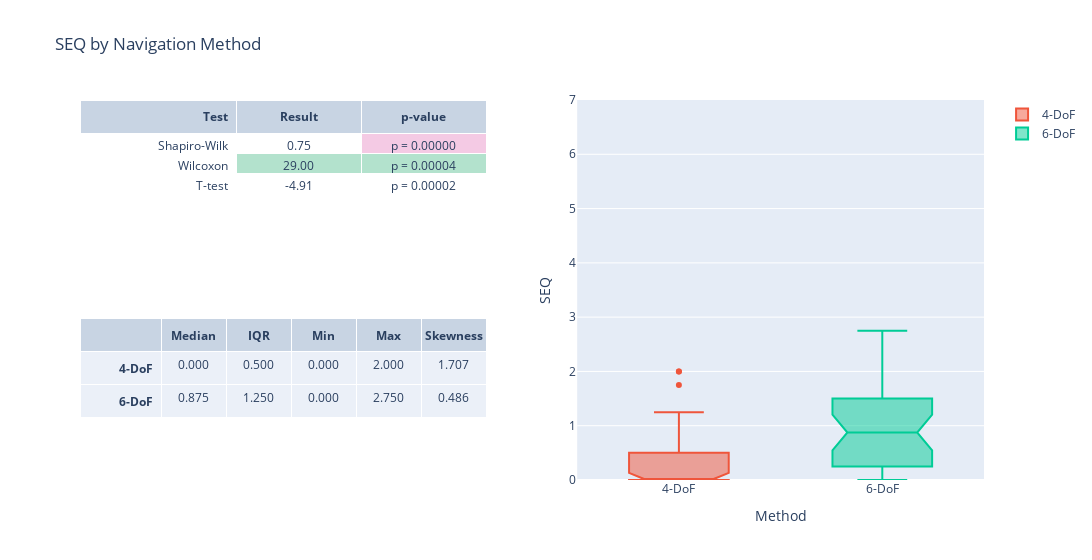

The cell this chart's notebook holds for it:
### Code cell
stats_table = go.Table(columnwidth=[5,4,4,4,4])
stats_table.header = dict(
    values=summary_header, 
    align = ['right', 'center'],)
stats_table.cells = dict(
        values=summary_values,
        align = ['right', 'center'],
        format=["", ".3f"],
        )

results_table = go.Table(columnwidth=[5,4,4])
results_table.header = dict(
    values= results_header, 
    align = ['right', 'center'],)
results_table.cells = dict(
        values=results_values,
        align = ['right', 'center'],
        format=["", ".2f", ".5f"],
        fill_color=fill_color,
        prefix=results_prefix,
        )

seq_fig = make_subplots(
    rows=2, cols=2,
    shared_xaxes=False,
    specs=[
        [{"type": "table"}, {"type": "box", "rowspan": 2}],
        [{"type": "table"}, None]
    ])

seq_fig.add_trace(stats_table, row=2, col=1)
seq_fig.add_trace(go.Box(y=seq_4dof, name="4-DoF", notched=True, notchwidth=0.15), row=1, col=2)
seq_fig.add_trace(go.Box(y=seq_6dof, name="6-DoF", notched=True, notchwidth=0.15), row=1, col=2)
seq_fig.add_trace(results_table, row=1, col=1)

seq_fig.update_layout(
    title_text="SEQ by Navigation Method",
    width=1200,
    xaxis_title='Method',
    yaxis_title='SEQ',
)

seq_fig.update_yaxes(range=[0,7])
seq_fig.show()

### Figure 1 — Plotly figure (JSON) as saved in the notebook; plotly's stock layout.template omitted (floating-point values rounded to 4 significant figures)
{"data": [{"cells": {"align": ["right", "center"], "format": ["", ".3f"], "values": [["<b>4-DoF</b>", "<b>6-DoF</b>"], [0, 0.875], [0.5, 1.25], [0, 0], [2, 2.75], [1.707, 0.4858]]}, "columnwidth": [5, 4, 4, 4, 4], "domain": {"x": [0, 0.45], "y": [0, 0.425]}, "header": {"align": ["right", "center"], "values": ["", "<b>Median</b>", "<b>IQR</b>", "<b>Min</b>", "<b>Max</b>", "<b>Skewness</b>"]}, "type": "table"}, {"name": "4-DoF", "notched": true, "notchwidth": 0.15, "type": "box", "xaxis": "x", "y": [0.5, 0.25, 0.25, 0, 1.75, 0, 0, 2, 0.25, 0, 0, 0, 1, 1.25, 0, 0, 1, 0, 0, 1.25, 0, 0, 0, 0.75, 0, 0, 0, 0, 2, 0, 0, 0.5, 0, 0, 0, 0], "yaxis": "y"}, {"name": "6-DoF", "notched": true, "notchwidth": 0.15, "type": "box", "xaxis": "x", "y": [0, 0, 0, 0.25, 1.5, 0, 0, 2.75, 0, 0.25, 2, 0.75, 1, 1.25, 1.25, 1.75, 2.25, 0.25, 1.25, 1.25, 2, 2.25, 0.75, 1.5, 0.5, 0.25, 0.5, 0.75, 2, 0, 0.5, 1, 1, 2.25, 1, 0.75], "yaxis": "y"}, {"cells": {"align": ["right", "center"], "fill": {"color": [["white", "white", "white"], ["white", "rgb(179,226,205)", "white"], ["rgb(244,202,228)", "rgb(179,226,205)", "white"]]}, "format": ["", ".2f", ".5f"], "prefix": ["", "", "p = "], "values": [["Shapiro-Wilk", "Wilcoxon", "T-test"], [0.7467, 29, -4.905], [1.222e-20, 4.25e-05, 2.135e-05]]}, "columnwidth": [5, 4, 4], "domain": {"x": [0, 0.45], "y": [0.575, 1]}, "header": {"align": ["right", "center"], "values": ["<b>Test</b>", "<b>Result</b>", "<b>p-value</b>"]}, "type": "table"}], "layout": {"title": {"text": "SEQ by Navigation Method"}, "width": 1200, "xaxis": {"anchor": "y", "domain": [0.55, 1], "title": {"text": "Method"}}, "yaxis": {"anchor": "x", "domain": [0, 1], "range": [0, 7], "title": {"text": "SEQ"}}}}
